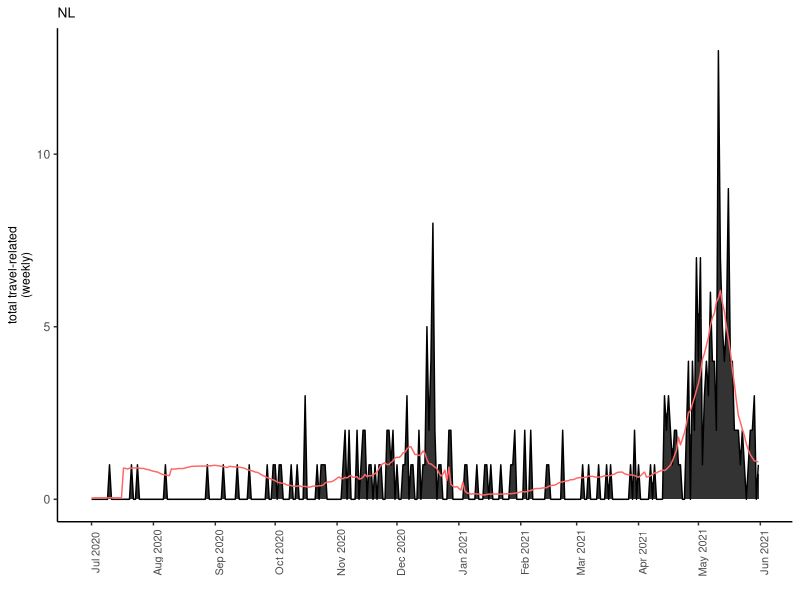

Recreate this plot in R.
library(readr)
library(scales)
library(ggplot2)
library(patchwork)

col1="black"
col2="#FF6666"
cb =c("#000000", "#E69F00", "#56B4E9", "#009E73", "#F0E442", "#0072B2")

model_plots <- function(travel , prov)
  {
  # -------------------------------------------------------------------------------------------
  # extract predictors from data: active cases for each province
  # -------------------------------------------------------------------------------------------

  ON = travel$ON_active 
  QC = travel$QC_active
  NB = travel$NB_active 
  AB = travel$AB_active 
  MB = travel$MB_active
  BC = travel$BC_active 
  NS = travel$NS_active 
  SK =  travel$SK_active
  
  if (prov %in% c('NL','NS','NB','PEI'))
    {
      resp_name <- paste(prov,"travel",sep = '_')
      response = travel[,resp_name]
      print(paste0('You are working with ', prov, ' Travel-Related Cases As Response variable '))}
  else{print('Chosen Province Has No Response Variable For Travel-Rated Cases !')}
  
  predictors <- cbind(ON, QC, NB, AB, MB, BC, NS, SK)
  
  if (prov %in% colnames(predictors))
    {
    selected_predictors <- colnames(predictors)[! colnames(predictors) %in% c(prov)]
    predictors <- predictors[,selected_predictors]
  }
  else{
    predictors <- predictors
  }
  
  week = as.Date(travel$date, format = "%Y-%m-%d")
  
  # -------------------------------------------------------------------------------------------
  # we fit multiple generalized linear models (glms) with poisson error distribution using total 
  # number of travel-related cases as the response variable and total active cases across 
  # provinces as predictor(s)
  
  # The Akaike information criterion (AIC) is an estimator of out-of-sample prediction error. 
  # It is used often when we are unable to test the model’s performance on a test set 
  # as practiced in standard machine learning task.
  
  # The province associated with the best performing model in terms of least AIC value is chosen
  # as a predictor and combined with remaining provinces to build 
  # -------------------------------------------------------------------------------------------
  print(replicate(11,paste0('---')))
  print(paste0('Buiulding GLM For ',prov, ' Travel-Related Cases'))
  print(replicate(11,paste0('---')))
  print('')
  # ---------------- First Model Fitting For Best Predictor ------------------------------------
  # fit models for only 'AB', 'MB', 'SK' and select the province with the least AIC
  # -------------------------------------------------------------------------------------------
  global_aic_list <- c()
  aiclist <- c()
  for (i in 1 : ncol(predictors))
    {
      var_name <- colnames(predictors)[i]
      if (var_name %in% c('AB', 'MB', 'SK'))
        {
          mod <- glm(response ~ 0 + predictors[,var_name], family = "poisson")
          print(paste0( 'Model AIC For ', var_name,': ',  mod$aic))
          aiclist[[var_name]] <- mod$aic
        }
    }
  
  # province associated with the minimum aic
  first_prov_with_min_aic <- names(aiclist)[which.min(aiclist)]
  print(paste0('The province to use as prior with the least AIC is: ',first_prov_with_min_aic))
  print('')
  
  first_best_predictor <- predictors[,first_prov_with_min_aic]
  mod <- glm(response ~ 0 + first_best_predictor, family = "poisson")
  global_aic_list[[first_prov_with_min_aic]] <- mod$aic
  
  # we select some specific provinces in addition to the first best province obtained from above
  selected_predictors <- subset(predictors, select = c("ON", "QC", "NS", "NB", "BC", first_prov_with_min_aic)) 
  
  for (i in 1 : ncol(selected_predictors)) 
    {
      variable_name <- colnames(selected_predictors)[i]
      if (variable_name %in% c("ON","QC","NS"))
        {
        print(paste0( 'Model Combinations For ', variable_name))
        print('')
        
        if (grepl("ON",variable_name, ignore.case = T))
          {
          for (i in 1 : ncol(selected_predictors))
            {
              if(i == 1)
                {
                  var <- colnames(selected_predictors)[i]
                  mod <- glm(response ~ 0 + selected_predictors[,var], family = "poisson")
                  print(paste0( 'Model AIC For ', var,': ',  mod$aic))
                  global_aic_list[[var]] <- mod$aic
                }
              if(i == 2)
                {
                  var <- colnames(selected_predictors)[i]
                  mod <- glm(response ~ 0 + selected_predictors[,variable_name] + selected_predictors[,var], family = "poisson")
                  print(paste0( 'Model AIC For ', variable_name, ' & ', var,': ',  mod$aic))
                  global_aic_list[[paste(variable_name, var,sep = '_')]] <- mod$aic
                }
              if(i == 3)
                {
                  var <- colnames(selected_predictors)[i]
                  mod <- glm(response ~ 0 + selected_predictors[,variable_name] + selected_predictors[,var], family = "poisson")
                  print(paste0( 'Model AIC For ', variable_name, ' & ', var,': ',  mod$aic))
                  global_aic_list[[paste(variable_name, var,sep = '_')]] <- mod$aic
                }
              if(i == 4)
                {
                  var <- colnames(selected_predictors)[i]
                  mod <- glm(response ~ 0 + selected_predictors[,variable_name] + selected_predictors[,var], family = "poisson")
                  print(paste0( 'Model AIC For ', variable_name, ' & ', var,': ',  mod$aic))
                  global_aic_list[[paste(variable_name, var,sep = '_')]] <- mod$aic
                }
              if(i == 5)
                {
                  var <- colnames(selected_predictors)[i]
                  mod <- glm(response ~ 0 + selected_predictors[,variable_name] + selected_predictors[,var], family = "poisson")
                  print(paste0( 'Model AIC For ', variable_name, ' & ', var,': ',  mod$aic))
                  global_aic_list[[paste(variable_name, var,sep = '_')]] <- mod$aic
                }
              if(i == 6)
                {
                  var <- colnames(selected_predictors)[i]
                  mod <- glm(response ~ 0 + selected_predictors[,variable_name] + selected_predictors[,var], family = "poisson")
                  print(paste0( 'Model AIC For ', variable_name, ' & ', var,': ',  mod$aic))
                  global_aic_list[[paste(variable_name, var,sep = '_')]] <- mod$aic
                }
            }
            trio_selected_predictors <- subset(predictors, select = c("ON", "QC", "NS", "BC" ))
            for (i in 1 : ncol(trio_selected_predictors))
              { 
                if(i > 2)
                  {
                    var <- colnames(trio_selected_predictors)[i]
                    mod <- glm(response ~ 0 + trio_selected_predictors[,variable_name] + trio_selected_predictors[,'QC']  + trio_selected_predictors[,var], family = "poisson")
                    print(paste0( 'Model AIC For ', variable_name, ', ', 'QC' ,' & ', var,': ',  mod$aic))
                    global_aic_list[[paste(variable_name,'QC',var,sep = '_')]] <- mod$aic
                  }
              }
            final_selected_predictors <- subset(predictors, select = c("ON", first_prov_with_min_aic, "NS", "BC","NB" ))
            for (i in 1 : ncol(final_selected_predictors))
            { 
              if(i > 2)
              {
                var <- colnames(final_selected_predictors)[i]
                mod <- glm(response ~ 0 + final_selected_predictors[,variable_name] + final_selected_predictors[,first_prov_with_min_aic]  + final_selected_predictors[,var], family = "poisson")
                print(paste0( 'Model AIC For ', variable_name, ', ', first_prov_with_min_aic ,' & ', var,': ',  mod$aic))
                global_aic_list[[paste(variable_name,first_prov_with_min_aic,var,sep = '_')]] <- mod$aic
              }
            }
        } 
      
        else if (grepl("QC",variable_name, ignore.case = T))
          {
            qc_selected_predictors <- subset(predictors, select = c("QC", "BC", "NS", "NB",first_prov_with_min_aic ))
            for (i in 1 : ncol(qc_selected_predictors))
              { 
                if(i == 1)
                  { 
                    var <- colnames(qc_selected_predictors)[i]
                    mod <- glm(response ~ 0 + qc_selected_predictors[,var], family = "poisson")
                    print(paste0( 'Model AIC For ', var,': ',  mod$aic))
                    global_aic_list[[var]] <- mod$aic
                  }
                if(i == 2)
                {
                  var <- colnames(qc_selected_predictors)[i]
                  mod <- glm(response ~ 0 + qc_selected_predictors[,variable_name] + qc_selected_predictors[,var], family = "poisson")
                  print(paste0( 'Model AIC For ', variable_name, ' & ', var,': ',  mod$aic))
                  global_aic_list[[paste(variable_name, var,sep = '_')]] <- mod$aic
                }
                if(i == 3)
                {
                  var <- colnames(qc_selected_predictors)[i]
                  mod <- glm(response ~ 0 + qc_selected_predictors[,variable_name] + qc_selected_predictors[,var], family = "poisson")
                  print(paste0( 'Model AIC For ', variable_name, ' & ', var,': ',  mod$aic))
                  global_aic_list[[paste(variable_name, var,sep = '_')]] <- mod$aic
                }
                if(i == 4)
                {
                  var <- colnames(qc_selected_predictors)[i]
                  mod <- glm(response ~ 0 + qc_selected_predictors[,variable_name] + qc_selected_predictors[,var], family = "poisson")
                  print(paste0( 'Model AIC For ', variable_name, ' & ', var,': ',  mod$aic))
                  global_aic_list[[paste(variable_name, var,sep = '_')]] <- mod$aic
                }
              } 
            
            final_qc_selected_predictors <- subset(predictors, select = c("QC", first_prov_with_min_aic, "BC","NS","NB" ))
            for (i in 1 : ncol(final_qc_selected_predictors))
            { 
              if(i == 2)
                {
                mod <- glm(response ~ 0 + final_qc_selected_predictors[,variable_name] + final_qc_selected_predictors[,first_prov_with_min_aic], family = "poisson")
                print(paste0( 'Model AIC For ', variable_name, ' & ', first_prov_with_min_aic,': ',  mod$aic))
                global_aic_list[[paste(variable_name, first_prov_with_min_aic,sep = '_')]] <- mod$aic
                }
              if(i > 2)
              {
                var <- colnames(final_qc_selected_predictors)[i]
                mod <- glm(response ~ 0 + final_qc_selected_predictors[,variable_name] + final_qc_selected_predictors[,first_prov_with_min_aic]  + final_qc_selected_predictors[,var], family = "poisson")
                print(paste0( 'Model AIC For ', variable_name, ', ', first_prov_with_min_aic ,' & ', var,': ',  mod$aic))
                global_aic_list[[paste(variable_name, first_prov_with_min_aic,var,sep = '_')]] <- mod$aic
              }
            }
          }
        else if(grepl("NS",variable_name, ignore.case = T))
          {
            ns_selected_predictors <- subset(predictors, select = c("NS", "BC",first_prov_with_min_aic ))
            for (i in 1 : ncol(ns_selected_predictors))
              { 
                if(i == 1)
                  { 
                    var <- colnames(ns_selected_predictors)[i]
                    mod <- glm(response ~ 0 + ns_selected_predictors[,var], family = "poisson")
                    print(paste0( 'Model AIC For ', var,': ',  mod$aic))
                    global_aic_list[[var]] <- mod$aic
                  }
                else if(i == 2)
                  { 
                    var <- colnames(ns_selected_predictors)[i]
                    mod <- glm(response ~ 0 + ns_selected_predictors[,variable_name] + ns_selected_predictors[,var], family = "poisson")
                    print(paste0( 'Model AIC For ', variable_name, ' & ', var,': ',  mod$aic))
                    global_aic_list[[paste(variable_name, var,sep = '_')]] <- mod$aic
                  }
                else 
                  {
                    var <- colnames(ns_selected_predictors)[i]
                    mod <- glm(response ~ 0 + ns_selected_predictors[,variable_name] + ns_selected_predictors[,var], family = "poisson")
                    print(paste0( 'Model AIC For ', variable_name, ' & ', var,': ',  mod$aic))
                    global_aic_list[[paste(variable_name, var,sep = '_')]] <- mod$aic
                  }
              }
          }
      }
    }
  print('')
  print(paste0( 'Model Fits For NB, BC, & ', variable_name))
  print('')
  final_selected_predictors <- subset(predictors, select = c('NB', 'BC', first_prov_with_min_aic ))
  for (i in 1 : ncol(final_selected_predictors))
    {
      var <- colnames(final_selected_predictors)[i]
      mod <- glm(response ~ 0 + predictors[,var], family = "poisson")
      print(paste0( 'Model AIC For ', var,': ',  mod$aic))
      global_aic_list[[var]] <- mod$aic
    }
  
  print('')

  # province associated with the minimum aic
  best_prov_combination <- names(global_aic_list)[which.min(global_aic_list)]
  print(paste0('The best province combinations to use as predictors in final model: ', best_prov_combination))
  print('')
  
  # # build chosen model with the three predictors 
  best_mod <- glm(response ~ 0 + QC + AB + NB, family = "poisson")

  # extract coefficients
  coef_predictor_1 <- coef(best_mod)[1]
  coef_predictor_2 <- coef(best_mod)[2]
  coef_predictor_3 <- coef(best_mod)[3]
   
  # prediction values from model
  predicted = exp(coef_predictor_1 * QC + coef_predictor_2 * AB + coef_predictor_3 * NB)

  # create data frame to store actual cases and model predictions
  df = data.frame(week = week, true_values = response, predictions = predicted)

  # visualize the data frame by ploting the week against the total cases
  trav_graph <- ggplot(df, aes(week, true_values)) +
    geom_area()+
    geom_line(aes(y = true_values),color = col1) +
    geom_line(aes(y = predictions),color = col2) +
    scale_x_date(breaks = date_breaks("1 month"),labels = date_format("%b %Y"))+
    xlab("") +
    ylab("total travel-related\n(weekly)")+
    ggtitle(prov)+
    theme_classic() +
    theme(axis.text.x = element_text(angle = 90, size=rel(0.9)), legend.title = element_blank(),
          legend.text = element_text(size = rel(1)),plot.title = element_text(size = rel(.9)),axis.title = element_text(size = rel(.8)))

  png(paste(prov,"travel.png",sep = '_'))
  print(trav_graph)
  dev.off()

  }
# Executing Function With Data

active <- read.csv("travel.csv")
model_plots(active,prov = 'NL')

